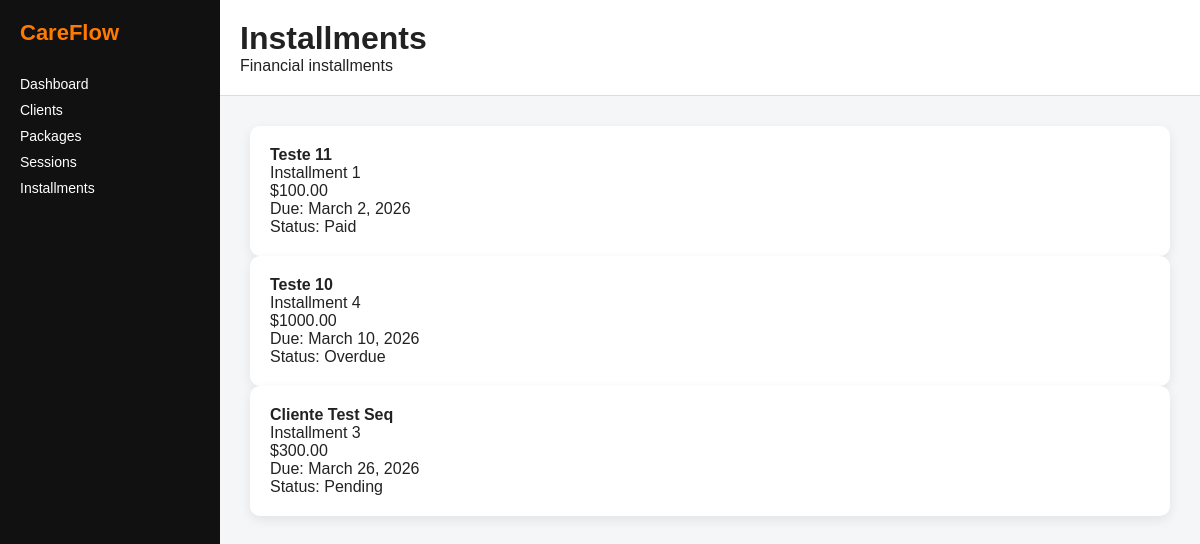
Page /installments/ on the committed database.
### payments/models.py (models this page shows, shortened)
class Installment(models.Model):
    STATUS_CHOICES = [
        ('pending', 'Pending'),
        ('paid', 'Paid'),
        ('overdue', 'Overdue'),
    ]
    PAYMENT_METHOD_CHOICES = [
        ('card', 'Card'),
        ('zelle', 'Zelle'),
        ('cash', 'Cash'),
    ]
    package = models.ForeignKey(Package, on_delete=models.CASCADE, related_name='installments')
    installment_number = models.PositiveIntegerField()
    amount = models.DecimalField(max_digits=10, decimal_places=2)
    due_date = models.DateField()
    paid_date = models.DateField(blank=True, null=True)
    status = models.CharField(max_length=20, choices=STATUS_CHOICES, default='pending')
    payment_method = models.CharField(max_length=20, choices=PAYMENT_METHOD_CHOICES, blank=True, null=True)
    created_at = models.DateTimeField(auto_now_add=True)
    class Meta:
        ordering = ['package', 'installment_number']
        constraints = [
            models.UniqueConstraint(
                fields=['package', 'installment_number'],
                name='unique_installment_number_per_package'
            )
        ]

### packages/models.py (models this page shows, shortened)
class Package(models.Model):
    STATUS_CHOICES = [
        ('active', 'Active'),
        ('completed', 'Completed'),
        ('expired', 'Expired'),
        ('cancelled', 'Cancelled'),
    ]
    PACKAGE_TYPE_CHOICES = [
        ('single', 'Single'),
        ('bronze', 'Bronze'),
        ('silver', 'Silver'),
        ('gold', 'Gold'),
    ]
    BILLING_TYPE_CHOICES = [
        ('full', 'Full'),
        ('installment', 'Installment'),
    ]
    PAYMENT_METHOD_CHOICES = [
        ('card', 'Card'),
        ('zelle', 'Zelle'),
        ('cash', 'Cash'),
    ]
    client = models.ForeignKey(Client, on_delete=models.CASCADE, related_name='packages')
    package_type = models.CharField(max_length=20, choices=PACKAGE_TYPE_CHOICES)
    total_sessions = models.PositiveIntegerField()
    sessions_used = models.PositiveIntegerField(default=0)
    total_price = models.DecimalField(max_digits=10, decimal_places=2)
    billing_type = models.CharField(max_length=20, choices=BILLING_TYPE_CHOICES)
    payment_method = models.CharField(max_length=20, choices=PAYMENT_METHOD_CHOICES)
    installment_count = models.PositiveIntegerField(default=1)
    start_date = models.DateField()
    end_date = models.DateField()
    status = models.CharField(max_length=20, choices=STATUS_CHOICES, default='active')
    notes = models.TextField(blank=True, null=True)
    created_at = models.DateTimeField(auto_now_add=True)
    class Meta:
        ordering = ['-created_at']

### clients/models.py (models this page shows, shortened)
class Client(models.Model):
    STATUS_CHOICES = [
        ('active', 'Active'),
        ('paused', 'Paused'),
        ('inactive', 'Inactive'),
    ]
    full_name = models.CharField(max_length=255)
    email = models.EmailField(blank=True, null=True)
    phone = models.CharField(max_length=20)
    notes = models.TextField(blank=True, null=True)
    street = models.CharField(max_length=255, blank=True, null=True)
    city = models.CharField(max_length=100, blank=True, null=True)
    state = models.CharField(max_length=50, blank=True, null=True)
    zip_code = models.CharField(max_length=20, blank=True, null=True)
    status = models.CharField(max_length=10, choices=STATUS_CHOICES, default='active')
    created_at = models.DateTimeField(auto_now_add=True)

### frontend/views.py (the view)
# urls.py: path('installments/', installments_list, name='installments_list'),
def installments_list(request):
    installments = Installment.objects.select_related('package', 'package__client').order_by('due_date', 'installment_number')
    context = {
        'installments': installments,
    }
    return render(request, 'installments_list.html', context)

### frontend/templates/installments_list.html (shortened to what this page needs)
{% extends 'base.html' %}
{% block content %}
<header class="topbar">
    <div class="topbar-left">
        <h1>Installments</h1>
    </div>
    <p>Financial installments</p>
</header>
<div class="content">
    {% for installment in installments %}
        <div class="card">
            <strong>{{ installment.package.client.full_name }}</strong><br>
            Installment {{ installment.installment_number }}<br>
            ${{ installment.amount }}<br>
            Due: {{ installment.due_date }}<br>
            Status: {{ installment.get_status_display }}
        </div>
    {% empty %}
        <p>No installments found.</p>
    {% endfor %}
</div>
{% endblock %}

### frontend/static/css/main.css (style rules this page uses)
* { margin: 0; padding: 0; box-sizing: border-box; }
body { font-family: Arial, sans-serif; background-color: #f4f6f8; color: #222; }
.topbar { background: #fff; padding: 20px; border-bottom: 1px solid #ddd; }
.topbar-left { display: flex; align-items: center; gap: 15px; }
.content { padding: 30px; }
.card { background: white; border-radius: 10px; padding: 20px; box-shadow: 0 4px 12px rgba(0,0,0,0.08); }

### rows in the picture
Installment: package.client.full_name "Teste 11", installment_number "1", amount "100.00", due_date "March 2, 2026", status "Paid"
Installment: package.client.full_name "Teste 10", installment_number "4", amount "1000.00", due_date "March 10, 2026", status "Overdue"
Installment: package.client.full_name "Cliente Test Seq", installment_number "3", amount "300.00", due_date "March 26, 2026", status "Pending"
